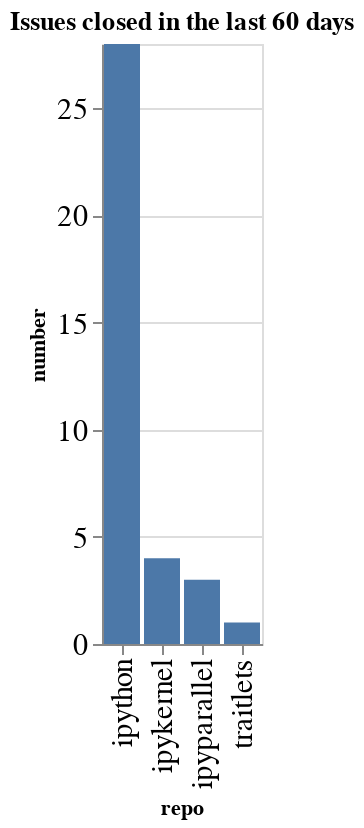

This figure's notebook cell:
### Code cell
closed_counts = closed.groupby(['org', 'repo']).count()['number'].reset_index()
closed_counts['org/repo'] = closed_counts.apply(lambda a: a['org'] + '/' + a['repo'], axis=1)
sorted_vals = closed_counts.sort_values(['number'], ascending=False)['repo'].values
alt.Chart(data=closed_counts, title=f"Issues closed in the last {n_days} days").mark_bar().encode(
    x=alt.X('repo', sort=alt.Sort(sorted_vals.tolist())),
    y='number',
)

### Figure 1 — Vega-Lite specification as saved in the notebook (floating-point values rounded to 4 significant figures)
{"config": {"axisLeft": {"labelFontSize": 15}, "axisBottom": {"labelFontSize": 15}}, "data": {"name": "data-fa6cfadfb8806cec215751bab0e5efc4"}, "mark": "bar", "encoding": {"x": {"type": "nominal", "field": "repo", "sort": ["ipython", "ipykernel", "ipyparallel", "traitlets"]}, "y": {"type": "quantitative", "field": "number"}}, "title": "Issues closed in the last 60 days", "$schema": "https://vega.github.io/schema/vega-lite/v4.0.2.json", "datasets": {"data-fa6cfadfb8806cec215751bab0e5efc4": [{"org": "ipython", "repo": "ipykernel", "number": 4, "org/repo": "ipython/ipykernel"}, {"org": "ipython", "repo": "ipyparallel", "number": 3, "org/repo": "ipython/ipyparallel"}, {"org": "ipython", "repo": "ipython", "number": 28, "org/repo": "ipython/ipython"}, {"org": "ipython", "repo": "traitlets", "number": 1, "org/repo": "ipython/traitlets"}]}}
